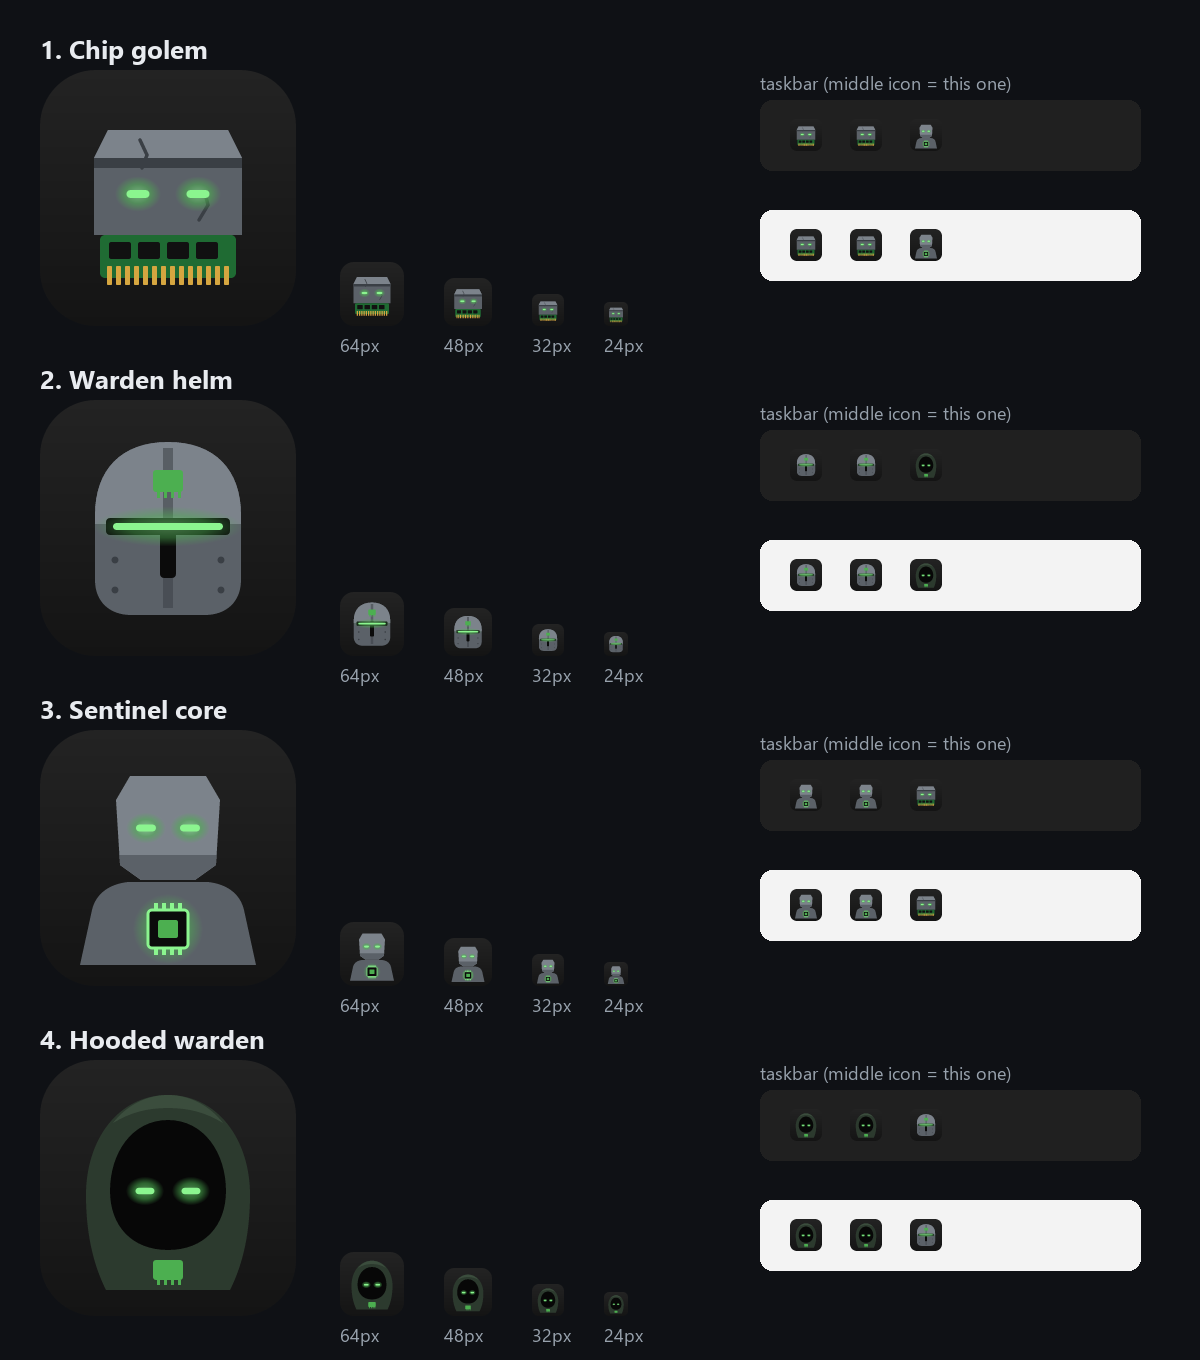

Write the Python code that produced this figure.
"""RamWarden icon concepts (mock-ups to choose from, not the final icon).

Each concept is an SVG drawn on a 512 grid, rendered with resvg and laid out on one sheet
at app size (256) and taskbar sizes (48, 32, 24) so they can be judged where icons live.

Run: python tools/icon_concepts.py   ->  tools/icon_concepts.png (+ one SVG per concept)
Needs: python -m pip install resvg-py pillow
"""
import io
import pathlib

import resvg_py
from PIL import Image, ImageDraw, ImageFont

OUT = pathlib.Path(__file__).resolve().parent / "icon_concepts"
GREEN, GREEN_LT, BG, BG2 = "#4caf50", "#8bf58f", "#141414", "#232323"
STONE, STONE_DK, STONE_LT = "#5b6168", "#3a3f45", "#7c838b"

PLATE = (f'<defs><linearGradient id="bg" x1="0" y1="0" x2="0" y2="1"><stop offset="0" stop-color="{BG2}"/>'
         f'<stop offset="1" stop-color="{BG}"/></linearGradient>'
         f'<radialGradient id="glow"><stop offset="0" stop-color="{GREEN_LT}"/><stop offset=".55" stop-color="{GREEN}"/>'
         f'<stop offset="1" stop-color="{GREEN}" stop-opacity="0"/></radialGradient></defs>'
         f'<rect width="512" height="512" rx="112" fill="url(#bg)"/>')


def eyes(y, xs, w=46, h=16):
    """Glowing slit eyes: a soft halo plus a bright core."""
    out = ""
    for x in xs:
        out += f'<ellipse cx="{x}" cy="{y}" rx="{w}" ry="{h * 2.2}" fill="url(#glow)" opacity=".55"/>'
        out += f'<rect x="{x - w / 2}" y="{y - h / 2}" width="{w}" height="{h}" rx="{h / 2}" fill="{GREEN_LT}"/>'
    return out


# 1. Chip golem: a stone head whose jaw is a RAM stick (the gold contacts are its teeth).
GOLEM = PLATE + (
    f'<path d="M136 120 L376 120 L404 176 L404 330 L108 330 L108 176 Z" fill="{STONE}"/>'
    f'<path d="M136 120 L376 120 L404 176 L108 176 Z" fill="{STONE_LT}"/>'                     # brow ridge
    f'<path d="M108 176 L404 176 L404 196 L108 196 Z" fill="{STONE_DK}"/>'
    f'<path d="M200 140 L214 170 L204 196 M318 300 L336 270 L330 246" stroke="{STONE_DK}" stroke-width="7" fill="none" stroke-linecap="round"/>'
    + eyes(248, (196, 316)) +
    # the RAM-stick jaw: green PCB with chips and gold teeth
    f'<rect x="120" y="330" width="272" height="86" rx="10" fill="#1f6b33"/>'
    + "".join(f'<rect x="{x}" y="344" width="44" height="34" rx="4" fill="#111"/>' for x in (138, 196, 254, 312))
    + "".join(f'<rect x="{x}" y="392" width="10" height="38" rx="2" fill="#d6a640"/>' for x in range(134, 382, 18))
)

# 2. Warden helm: a knight's great helm, T-visor glowing, a chip badge on the brow.
HELM = PLATE + (
    f'<path d="M256 84 C350 84 402 140 402 230 L402 360 C402 404 372 430 330 430 L182 430 C140 430 110 404 110 360 L110 230 C110 140 162 84 256 84 Z" fill="{STONE}"/>'
    f'<path d="M256 84 C350 84 402 140 402 230 L402 248 L110 248 L110 230 C110 140 162 84 256 84 Z" fill="{STONE_LT}"/>'
    f'<rect x="246" y="96" width="20" height="320" fill="{STONE_DK}" opacity=".55"/>'           # centre ridge
    f'<rect x="132" y="236" width="248" height="34" rx="8" fill="#0b0b0b"/>'                    # T visor
    f'<rect x="240" y="236" width="32" height="120" rx="8" fill="#0b0b0b"/>'
    f'<ellipse cx="256" cy="253" rx="150" ry="40" fill="url(#glow)" opacity=".45"/>'
    f'<rect x="146" y="246" width="220" height="14" rx="7" fill="{GREEN_LT}"/>'
    + "".join(f'<circle cx="{x}" cy="{y}" r="7" fill="{STONE_DK}"/>' for x, y in ((150, 320), (362, 320), (150, 380), (362, 380)))
    + f'<rect x="226" y="140" width="60" height="44" rx="6" fill="{GREEN}"/>'
    + "".join(f'<rect x="{x}" y="184" width="6" height="12" fill="{GREEN}"/>' for x in (234, 248, 262, 276))
)

# 3. Sentinel: a golem's head and shoulders, a glowing memory-chip core in its chest.
SENTINEL = PLATE + (
    f'<path d="M80 470 L104 360 C112 326 140 308 176 304 L336 304 C372 308 400 326 408 360 L432 470 Z" fill="{STONE}"/>'
    f'<path d="M180 92 L332 92 L360 140 L352 270 L310 300 L202 300 L160 270 L152 140 Z" fill="{STONE_LT}"/>'
    f'<path d="M160 270 L202 300 L310 300 L352 270 L352 250 L160 250 Z" fill="{STONE}"/>'
    + eyes(196, (212, 300), w=40, h=14) +
    f'<circle cx="256" cy="398" r="70" fill="url(#glow)" opacity=".6"/>'
    f'<rect x="216" y="360" width="80" height="76" rx="8" fill="#0b0b0b" stroke="{GREEN_LT}" stroke-width="6"/>'
    + "".join(f'<rect x="{x}" y="346" width="8" height="14" fill="{GREEN_LT}"/><rect x="{x}" y="436" width="8" height="14" fill="{GREEN_LT}"/>' for x in (228, 244, 260, 276))
    + f'<rect x="236" y="380" width="40" height="36" rx="4" fill="{GREEN}"/>'
)

# 4. Hooded warden: a deep hood, the face in shadow, two eyes and a chip clasp at the throat.
HOOD = PLATE + (
    f'<path d="M256 70 C356 70 420 160 420 270 C420 360 400 420 380 460 L132 460 C112 420 92 360 92 270 C92 160 156 70 256 70 Z" fill="#2c3a2e"/>'
    f'<path d="M256 120 C328 120 372 186 372 262 C372 330 330 380 256 380 C182 380 140 330 140 262 C140 186 184 120 256 120 Z" fill="#070707"/>'
    f'<path d="M256 70 C300 70 340 92 366 126 C330 104 296 96 256 96 C216 96 182 104 146 126 C172 92 212 70 256 70 Z" fill="#3b4d3d"/>'
    + eyes(262, (210, 302), w=38, h=13) +
    f'<rect x="226" y="400" width="60" height="40" rx="6" fill="{GREEN}"/>'
    + "".join(f'<rect x="{x}" y="440" width="6" height="10" fill="{GREEN}"/>' for x in (234, 248, 262, 276))
)

CONCEPTS = [("1. Chip golem", GOLEM), ("2. Warden helm", HELM), ("3. Sentinel core", SENTINEL), ("4. Hooded warden", HOOD)]


def render(svg, size):
    """An SVG body (512 grid) as a PIL image at size x size."""
    doc = f'<svg xmlns="http://www.w3.org/2000/svg" viewBox="0 0 512 512" width="{size}" height="{size}">{svg}</svg>'
    return Image.open(io.BytesIO(bytes(resvg_py.svg_to_bytes(svg_string=doc, width=size, height=size)))).convert("RGBA")


def main():
    """Write each concept's SVG and a comparison sheet."""
    OUT.mkdir(exist_ok=True)
    W, row_h = 1200, 330
    sheet = Image.new("RGB", (W, 40 + row_h * len(CONCEPTS)), "#0f1115")
    d = ImageDraw.Draw(sheet)
    font = ImageFont.truetype(r"C:\Windows\Fonts\segoeuib.ttf", 26)
    small = ImageFont.truetype(r"C:\Windows\Fonts\segoeui.ttf", 18)
    for i, (name, svg) in enumerate(CONCEPTS):
        (OUT / f"concept_{i + 1}.svg").write_text(
            f'<svg xmlns="http://www.w3.org/2000/svg" viewBox="0 0 512 512">{svg}</svg>', encoding="utf-8")
        y = 30 + i * row_h
        d.text((40, y), name, font=font, fill="#e8ebef")
        sheet.paste(big := render(svg, 256), (40, y + 40), big)
        x = 340
        for s in (64, 48, 32, 24):
            im = render(svg, s)
            sheet.paste(im, (x, y + 40 + 256 - s), im)
            d.text((x, y + 40 + 262), f"{s}px", font=small, fill="#98a2ad")
            x += s + 40
        # a fake taskbar strip on light and dark, at real 24/32 px
        for j, bg in enumerate(("#202020", "#f3f3f3")):
            bx, by = 760, y + 70 + j * 110
            d.rounded_rectangle((bx, by, bx + 380, by + 70), 12, fill=bg)
            for k, s in enumerate((32, 24, 32)):
                im = render(CONCEPTS[(i + k) % len(CONCEPTS)][1] if k != 1 else svg, s) if k != 1 else render(svg, 32)
                sheet.paste(im, (bx + 30 + k * 60, by + 19), im)
        d.text((760, y + 40), "taskbar (middle icon = this one)", font=small, fill="#98a2ad")
    sheet.save(OUT.parent / "icon_concepts.png")
    print("wrote", OUT.parent / "icon_concepts.png")


if __name__ == "__main__":
    main()
